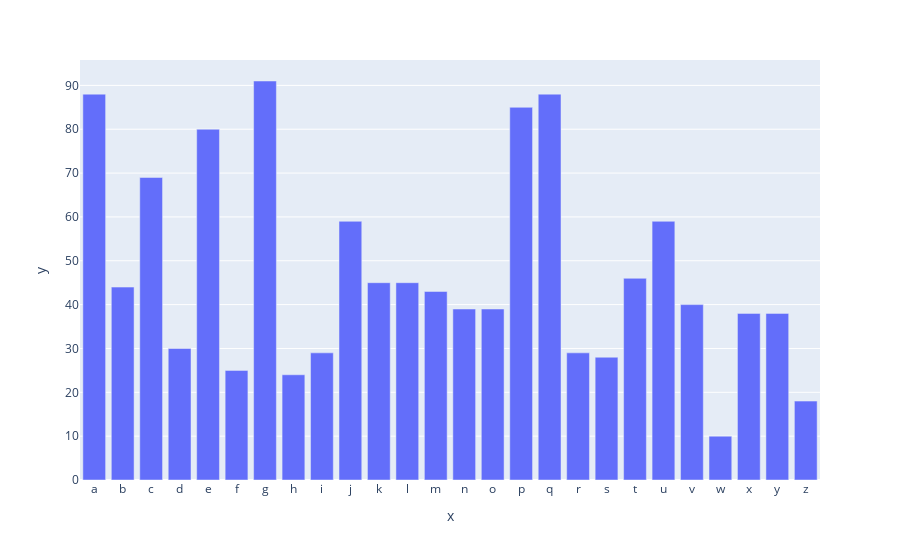

The code cell stored with this chart in its notebook:
### Code cell
px.bar(x=x, y=y)

### Figure 1 — Plotly figure (JSON) as saved in the notebook; plotly's stock layout.template omitted (floating-point values rounded to 4 significant figures)
{"data": [{"alignmentgroup": "True", "hovertemplate": "x=%{x}<br>y=%{y}<extra></extra>", "legendgroup": "", "marker": {"color": "#636efa", "pattern": {"shape": ""}}, "name": "", "offsetgroup": "", "orientation": "v", "showlegend": false, "textposition": "auto", "type": "bar", "x": ["a", "b", "c", "d", "e", "f", "g", "h", "i", "j", "k", "l", "m", "n", "o", "p", "q", "r", "s", "t", "u", "v", "w", "x", "y", "z"], "xaxis": "x", "y": [88, 44, 69, 30, 80, 25, 91, 24, 29, 59, 45, 45, 43, 39, 39, 85, 88, 29, 28, 46, 59, 40, 10, 38, 38, 18], "yaxis": "y"}], "layout": {"barmode": "relative", "legend": {"tracegroupgap": 0}, "margin": {"t": 60}, "xaxis": {"anchor": "y", "domain": [0, 1], "title": {"text": "x"}}, "yaxis": {"anchor": "x", "domain": [0, 1], "title": {"text": "y"}}}}
